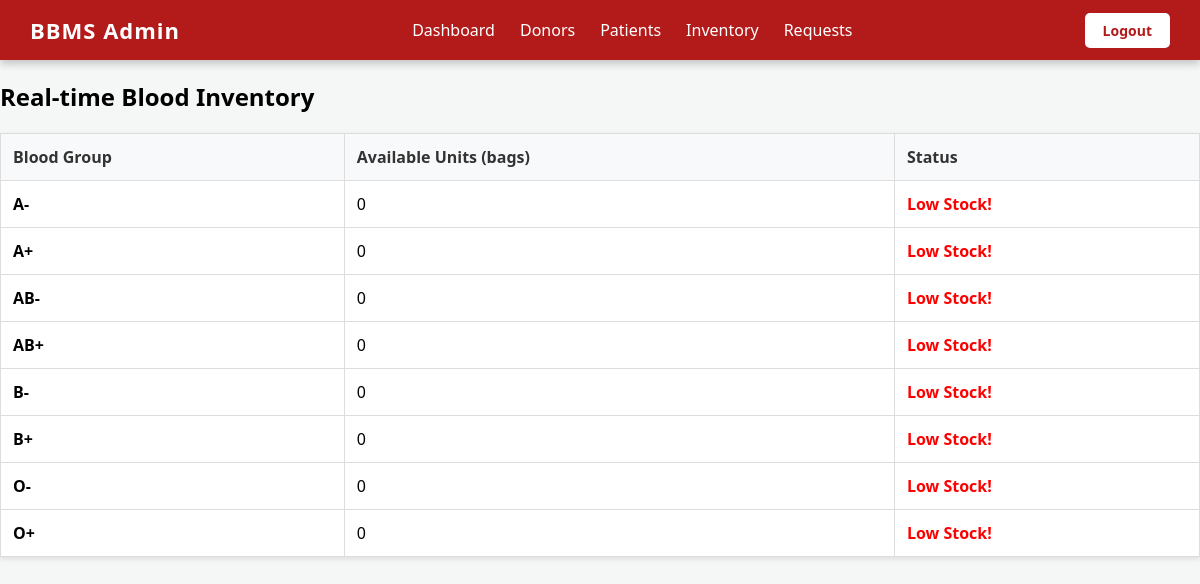
The app's page /blood_inventory/view_inventory.php (signed in) with its own data.
### tables this page shows
CREATE TABLE `blood_inventory` (
  `inventory_id` int(11) NOT NULL AUTO_INCREMENT,
  `blood_group` varchar(5) NOT NULL UNIQUE,
  `units_available` int(11) DEFAULT 0,
  PRIMARY KEY (`inventory_id`)
);

### blood_inventory/view_inventory.php (the view, shortened to what this page needs)
<?php
require_once('../config/db.php');
$result = $conn->query("SELECT * FROM blood_inventory ORDER BY blood_group ASC");
?>
<!DOCTYPE html>
<html>
<head>
</head>
<body>
   <?php include('../includes/header.php'); ?>
    <h2>Real-time Blood Inventory</h2>
    <table>
        <tr>
            <th>Blood Group</th>
            <th>Available Units (bags)</th>
            <th>Status</th>
        </tr>
        <?php while($row = $result->fetch_assoc()): ?>
        <tr>
            <td><strong><?php echo $row['blood_group']; ?></strong></td>
            <td><?php echo $row['units_available']; ?></td>
            <td>
                <?php
                if($row['units_available'] <= 2) {
                    echo "<span class='low-stock'>Low Stock!</span>";
                } else {
                    echo "<span class='good-stock'>Available</span>";
                }
                ?>
            </td>
        </tr>
        <?php endwhile; ?>
    </table>
</body>
</html>

### includes/header.php
<nav style="background: #b31b1b; color: #fff; padding: 15px 30px; display: flex; justify-content: space-between; align-items: center; box-shadow: 0 4px 8px rgba(0,0,0,0.2);">
    <div style="font-size: 22px; font-weight: bold; letter-spacing: 1px;">
        BBMS Admin
    </div>
    <div style="display: flex; gap: 25px;">
        <a href="../admin/dashboard.php" style="color: #fff; text-decoration: none; font-weight: 500;">Dashboard</a>
        <a href="../donor/view_donor.php" style="color: #fff; text-decoration: none; font-weight: 500;">Donors</a>
        <a href="../patient/view_patient.php" style="color: #fff; text-decoration: none; font-weight: 500;">Patients</a>
        <a href="../blood_inventory/view_inventory.php" style="color: #fff; text-decoration: none; font-weight: 500;">Inventory</a>
        <a href="../blood_request/view_request.php" style="color: #fff; text-decoration: none; font-weight: 500;">Requests</a>
    </div>
    <div>
        <a href="../admin/logout.php" style="background: #fff; color: #b31b1b; padding: 8px 18px; border-radius: 5px; text-decoration: none; font-weight: bold; font-size: 14px;">Logout</a>
    </div>
</nav>

### blood_inventory/view_inventory.php (style rules this page uses)
body { font-family: 'Segoe UI', sans-serif; background: #f4f7f6; margin: 0; }
table { width: 100%; border-collapse: collapse; background: #fff; box-shadow: 0 2px 5px rgba(0,0,0,0.1); }
th, td { border: 1px solid #ddd; padding: 12px; text-align: left; }
th { background-color: #f8f9fa; color: #333; }
.low-stock { color: red; font-weight: bold; }

### records on screen
blood_inventory: blood_group "A-", units_available "0", shows "Low Stock!"
blood_inventory: blood_group "A+", units_available "0", shows "Low Stock!"
blood_inventory: blood_group "AB-", units_available "0", shows "Low Stock!"
blood_inventory: blood_group "AB+", units_available "0", shows "Low Stock!"
blood_inventory: blood_group "B-", units_available "0", shows "Low Stock!"
blood_inventory: blood_group "B+", units_available "0", shows "Low Stock!"
blood_inventory: blood_group "O-", units_available "0", shows "Low Stock!"
blood_inventory: blood_group "O+", units_available "0", shows "Low Stock!"
